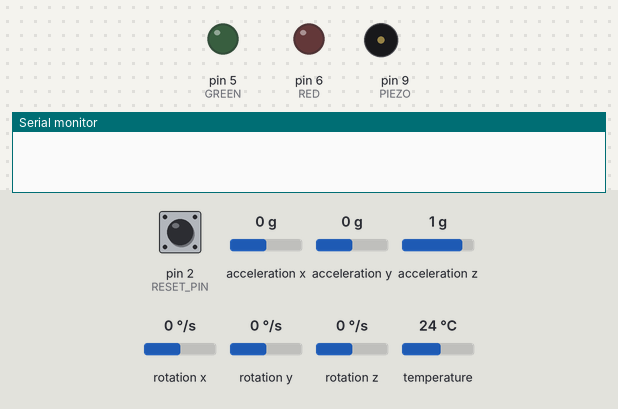
Bench run of a sketch on a simulated Arduino Uno, built with avr-gcc and run on an emulated ATmega328P. Parts: output pins drawn as LEDs (lit = HIGH), buzzer (waves = sounding, pin HIGH), the last lines printed to the serial monitor. The inputs (shaded band) are chosen by the test bench; at power-on: acceleration x 0 g, acceleration y 0 g, acceleration z 1 g, pin 2 (RESET_PIN) HIGH, rotation x 0 °/s, rotation y 0 °/s, rotation z 0 °/s, temperature 24 °C.

Above: at 0.1 s.
At 1.2 s:
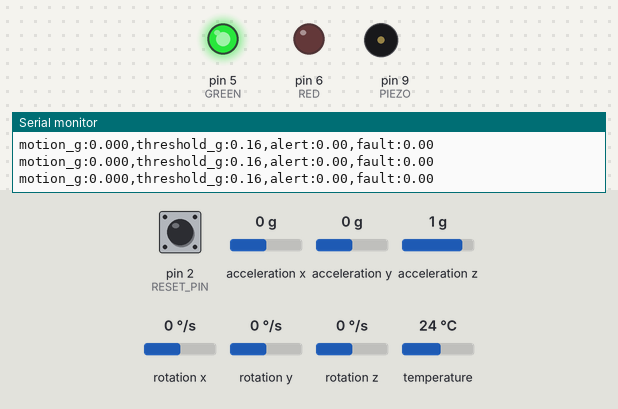
1.3 s: acceleration x set to -0.3 g
3.1 s: acceleration x set to -0.6 g
4.6 s: acceleration y set to -0.3 g
6.4 s: acceleration y set to -0.6 g
7.9 s: acceleration z set to 0.7 g
9.7 s: acceleration z set to 0.4 g
Timing chart, 0 to 12.2 s (numbered marks = the images above; inputs shaded):
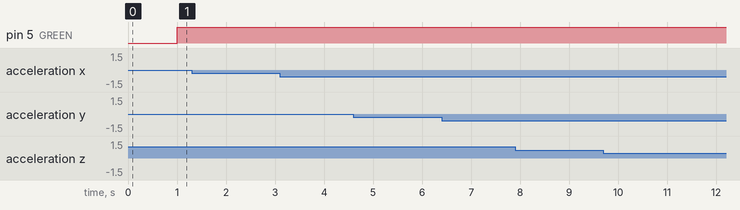

The sketch:

arduino_shake_monitor.ino
```cpp
#include <Wire.h>
#include <Adafruit_MPU6050.h>
#include <Adafruit_Sensor.h>

constexpr byte RESET_PIN=2,GREEN=5,RED=6,PIEZO=9, ADDRESS=0x68;
constexpr byte WINDOW=10, HOLD=30, QUIET=50, BASE_SAMPLES=50;
constexpr float HIGH_G=.16, QUIET_G=.06, GRAVITY=9.80665;
Adafruit_MPU6050 sensor;
float baseline[3]={}, energy[WINDOW]={}, sum=0, magnitude=0;
byte position=0, highCount=0, quietCount=0, baseCount=0;
bool sensorReady=false, alarm=false, sounding=false;
bool resetRaw=HIGH,resetStable=HIGH;
unsigned long lastSample=0,lastRetry=0,changedAt=0,lastPlot=0;

void outputs(bool ready,bool fault,unsigned long now){
  const bool pulse=ready&&alarm&&(now/250)%2==0;
  digitalWrite(GREEN,ready&&!alarm);
  digitalWrite(RED,fault||pulse);
  if(pulse!=sounding){
    sounding=pulse;
    if(pulse)tone(PIEZO,1850);else noTone(PIEZO);
  }
}
bool resetPressed(unsigned long now){
  const bool raw=digitalRead(RESET_PIN);
  if(raw!=resetRaw){resetRaw=raw;changedAt=now;}
  if(raw==resetStable||now-changedAt<30)return false;
  resetStable=raw;
  return raw==LOW;
}
void clearSamples(){
  baseCount=0;position=0;highCount=0;quietCount=0;
  sum=0;magnitude=0;
  memset(baseline,0,sizeof(baseline));
  memset(energy,0,sizeof(energy));
}
bool startSensor(){
  if(!sensor.begin(ADDRESS,&Wire,0))return false;
  sensor.setAccelerometerRange(MPU6050_RANGE_4_G);
  sensor.setFilterBandwidth(MPU6050_BAND_21_HZ);
  clearSamples();
  return true;
}
bool readAxes(float values[3]){
  Wire.beginTransmission(ADDRESS);
  if(Wire.endTransmission()!=0)return false;
  Wire.clearWireTimeoutFlag();
  sensors_event_t a,g,temp;
  if(!sensor.getEvent(&a,&g,&temp)||Wire.getWireTimeoutFlag())return false;
  values[0]=a.acceleration.x/GRAVITY;
  values[1]=a.acceleration.y/GRAVITY;
  values[2]=a.acceleration.z/GRAVITY;
  return isfinite(values[0])&&isfinite(values[1])&&isfinite(values[2]);
}
void acceptSample(const float values[3]){
  if(baseCount<BASE_SAMPLES){
    ++baseCount;
    for(byte i=0;i<3;i++)baseline[i]+=(values[i]-baseline[i])/baseCount;
    return;
  }
  float squared=0;
  for(byte i=0;i<3;i++){
    baseline[i]+=.035*(values[i]-baseline[i]);
    const float motion=values[i]-baseline[i];
    squared+=motion*motion;
  }
  sum+=squared-energy[position];energy[position]=squared;
  position=(position+1)%WINDOW;
  magnitude=sqrt(max(0.0f,sum/WINDOW));
  highCount=magnitude>=HIGH_G?min(HOLD,byte(highCount+1)):0;
  quietCount=magnitude<QUIET_G?min(QUIET,byte(quietCount+1)):0;
  if(highCount>=HOLD)alarm=true;
}
void setup(){
  pinMode(RESET_PIN,INPUT_PULLUP);
  pinMode(GREEN,OUTPUT);pinMode(RED,OUTPUT);pinMode(PIEZO,OUTPUT);
  Serial.begin(115200);
  Wire.begin();
  Wire.setWireTimeout(4000,true);
  sensorReady=startSensor();
}
void loop(){
  const unsigned long now=millis();
  const bool acknowledge=resetPressed(now);
  if(!sensorReady&&now-lastRetry>=750){
    lastRetry=now;
    sensorReady=startSensor();
  }
  if(sensorReady&&now-lastSample>=20){
    lastSample=now;
    float values[3];
    if(readAxes(values))acceptSample(values);
    else{sensorReady=false;lastRetry=now;clearSamples();}
  }
  if(acknowledge&&sensorReady&&quietCount>=QUIET)alarm=false;
  outputs(sensorReady&&baseCount>=BASE_SAMPLES,!sensorReady,now);
  if(now-lastPlot>=100){
    lastPlot=now;
    Serial.print(F("motion_g:"));Serial.print(magnitude,3);
    Serial.print(F(",threshold_g:"));Serial.print(HIGH_G,2);
    Serial.print(F(",alert:"));Serial.print(alarm?.30:0,2);
    Serial.print(F(",fault:"));Serial.println(sensorReady?0:.25,2);
  }
}
```
